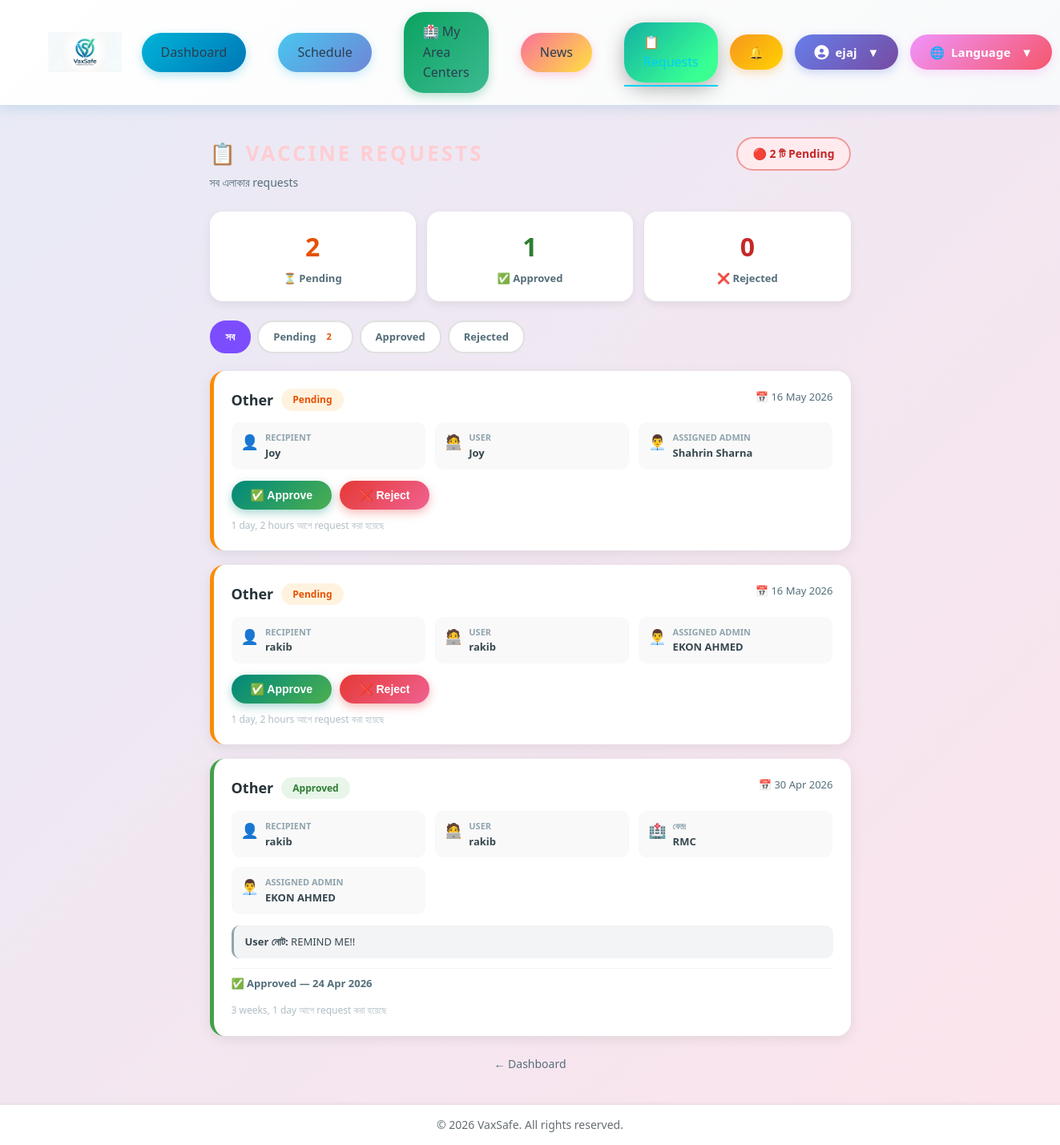
The page /vaccine-requests/admin/ (signed in) on the database its author committed.
### vaxsafe/models.py (models this page shows, shortened)
class VaccineRequest(models.Model):
    STATUS_CHOICES = [
        ('Pending',  'Pending'),
        ('Approved', 'Approved'),
        ('Rejected', 'Rejected'),
    ]
    user = models.ForeignKey(
        User, on_delete=models.CASCADE, related_name='vaccine_requests'
    )
    family_member = models.ForeignKey(
        'FamilyMember', on_delete=models.SET_NULL,
        null=True, blank=True, related_name='vaccine_requests'
    )
    vaccine_name = models.CharField(max_length=200)
    preferred_date = models.DateField(null=True, blank=True, help_text="পছন্দের তারিখ")
    preferred_center = models.CharField(max_length=200, blank=True, null=True)
    note = models.TextField(blank=True, null=True)
    assigned_admin = models.ForeignKey(
        User, on_delete=models.SET_NULL,
        null=True, blank=True, related_name='assigned_vaccine_requests'
    )
    status     = models.CharField(max_length=20, choices=STATUS_CHOICES, default='Pending')
    admin_note = models.TextField(blank=True, null=True, help_text="Admin এর Response / Note")
    created_at = models.DateTimeField(auto_now_add=True)
    updated_at = models.DateTimeField(auto_now=True)
    class Meta:
        ordering            = ['-created_at']
        verbose_name        = 'Vaccine Request'
        verbose_name_plural = 'Vaccine Requests'
    def get_recipient_name(self):
        if self.family_member:
            return self.family_member.name
        return self.user.get_full_name() or self.user.username

### vaxsafe/views.py (the view)
@login_required
def admin_vaccine_requests(request):
    if not (request.user.is_staff or request.user.is_superuser):
        messages.error(request, "❌ শুধুমাত্র Admin এই পেজ দেখতে পারবেন।")
        return redirect('dashboard')
    if request.user.is_superuser:
        requests_qs = VaccineRequest.objects.all().select_related(
            'user', 'family_member', 'assigned_admin'
        )
    else:
        requests_qs = VaccineRequest.objects.filter(
            assigned_admin=request.user
        ).select_related('user', 'family_member')
    status_filter = request.GET.get('status', '')
    if status_filter:
        requests_qs = requests_qs.filter(status=status_filter)
    requests_qs = requests_qs.order_by('-created_at')
    return render(request, 'htmlpages/admin_vaccine_requests.html', {
        'vaccine_requests': requests_qs,
        'pending_count':    requests_qs.filter(status='Pending').count(),
        'approved_count':   requests_qs.filter(status='Approved').count(),
        'rejected_count':   requests_qs.filter(status='Rejected').count(),
        'status_filter':    status_filter,
        'title':            'Vaccine Requests (Admin)',
        'is_superuser':     request.user.is_superuser,
    })

### templates/htmlpages/admin_vaccine_requests.html (shortened to what this page needs)
{% extends 'base_log.html' %}
{% block body_class %}page-admin_vaccine_requests{% endblock %}
{% load static %}
{% block content %}
<div class="admin-requests-page">
  <div class="admin-container">
    <div class="page-header">
      <div class="header-left">
        <h1>📋 Vaccine Requests</h1>
        <p>
          {% if is_superuser %}সব এলাকার requests{% else %}আপনার এলাকার requests{% endif %}
        </p>
      </div>
      {% if area_pending_count > 0 %}
        <div class="alert-badge">
          🔴 {{ area_pending_count }} টি Pending
        </div>
      {% endif %}
    </div>
    <div class="stats-row">
      <div class="stat pending"><div class="num">{{ pending_count }}</div><div class="lbl">⏳ Pending</div></div>
      <div class="stat approved"><div class="num">{{ approved_count }}</div><div class="lbl">✅ Approved</div></div>
      <div class="stat rejected"><div class="num">{{ rejected_count }}</div><div class="lbl">❌ Rejected</div></div>
    </div>
    <div class="filter-tabs">
      <a href="?status=" class="tab {% if not status_filter %}tab-active{% endif %}">সব</a>
      <a href="?status=Pending" class="tab {% if status_filter == 'Pending' %}tab-active{% endif %}">
        Pending {% if pending_count > 0 %}<span class="tab-count">{{ pending_count }}</span>{% endif %}
      </a>
      <a href="?status=Approved" class="tab {% if status_filter == 'Approved' %}tab-active{% endif %}">Approved</a>
      <a href="?status=Rejected" class="tab {% if status_filter == 'Rejected' %}tab-active{% endif %}">Rejected</a>
    </div>
    {% if vaccine_requests %}
      <div class="requests-list">
        {% for vr in vaccine_requests %}
          <div class="req-card {% if vr.status == 'Approved' %}card-ok{% elif vr.status == 'Rejected' %}card-no{% else %}card-wait{% endif %}">
            <div class="req-top">
              <div class="req-info">
                <h3>{{ vr.vaccine_name }}</h3>
                <span class="status-pill status-{{ vr.status|lower }}">{{ vr.status }}</span>
              </div>
              <div class="req-meta">
                <span>📅 {{ vr.preferred_date|date:"d M Y" }}</span>
              </div>
            </div>
            <div class="req-details">
              <div class="detail-item">
                <span class="detail-icon">👤</span>
                <div>
                  <div class="detail-label">Recipient</div>
                  <div class="detail-value">{{ vr.get_recipient_name }}</div>
                </div>
              </div>
              <div class="detail-item">
                <span class="detail-icon">🧑‍💻</span>
                <div>
                  <div class="detail-label">User</div>
                  <div class="detail-value">{{ vr.user.get_full_name|default:vr.user.username }}</div>
                </div>
              </div>
              {% if vr.preferred_center %}
              <div class="detail-item">
                <span class="detail-icon">🏥</span>
                <div>
                  <div class="detail-label">কেন্দ্র</div>
                  <div class="detail-value">{{ vr.preferred_center }}</div>
                </div>
              </div>
              {% endif %}
              {% if is_superuser and vr.assigned_admin %}
              <div class="detail-item">
                <span class="detail-icon">👨‍💼</span>
                <div>
                  <div class="detail-label">Assigned Admin</div>
                  <div class="detail-value">{{ vr.assigned_admin.get_full_name|default:vr.assigned_admin.username }}</div>
                </div>
              </div>
              {% endif %}
            </div>
            {% if vr.note %}
              <div class="user-note">
                <strong>User নোট:</strong> {{ vr.note }}
              </div>
            {% endif %}
            {% if vr.status == 'Pending' %}
              <div class="req-actions">
                <form method="post" action="{% url 'approve_vaccine_request' vr.pk %}"
                      onsubmit="return confirmAction('approve')">
                  <button type="button" class="btn-approve"
                          onclick="submitWithNote('approve', {{ vr.pk }}, this)">
                    ✅ Approve
                  </button>
                </form>
                <form method="post" action="{% url 'reject_vaccine_request' vr.pk %}"
                      onsubmit="return confirmAction('reject')">
                  <button type="button" class="btn-reject"
                          onclick="submitWithNote('reject', {{ vr.pk }}, this)">
                    ❌ Reject
                  </button>
                </form>
              </div>
            {% else %}
              <div class="completed-badge">
                {% if vr.status == 'Approved' %}✅ Approved{% else %}❌ Rejected{% endif %}
                — {{ vr.updated_at|date:"d M Y" }}
              </div>
            {% endif %}
            <div class="req-time">{{ vr.created_at|timesince }} আগে request করা হয়েছে</div>
          </div>
        {% endfor %}
      </div>
    {% else %}
      <div class="empty-state">
        <div class="empty-icon">✨</div>
        <h3>কোনো request নেই</h3>
        <p>{% if status_filter %}এই status-এ কোনো request নেই{% else %}কোনো vaccine request আসেনি{% endif %}</p>
      </div>
    {% endif %}
    <a href="{% url 'dashboard' %}" class="back-link">← Dashboard</a>
  </div>
</div>
{% endblock %}

### templates/nav_two.html (shortened to what this page needs)
{% load static %}
<nav class="nav_two">
  <div class="logo">
    <a href="{% url 'dashboard' %}">
      <img src="{% static 'images/logo.png' %}" alt="VaxSafe Logo">
    </a>
  </div>
  <ul class="nav-links">
    <li><a href="{% url 'dashboard' %}"       class="nav-btn nav-btn-1">Dashboard</a></li>
    <li><a href="{% url 'vaccine_schedule' %}" class="nav-btn nav-btn-2">Schedule</a></li>
    <li><a href="{% url 'area_centers' %}"     class="nav-btn nav-btn-3">🏥 My Area Centers</a></li>
    <li><a href="{% url 'news_list' %}"         class="nav-btn nav-btn-4">News</a></li>
    {% if request.user.is_staff or request.user.is_superuser %}
    <li>
      <a href="{% url 'admin_vaccine_requests' %}" class="nav-btn nav-btn-req"
         style="position:relative;" title="Pending Vaccine Requests">
        📋 Requests
      </a>
    </li>
    {% endif %}
    <li class="notif-menu" style="position:relative; display:inline-block;">
      <button class="nav-btn nav-btn-bell" id="notifToggle2"
              onclick="toggleNotifDropdown2(event)" style="position:relative;">
        🔔
      </button>
    </li>
    <li class="profile-menu">
      <button class="nav-btn nav-btn-profile" id="profile-btn"
              onclick="toggleDropdown(event, 'profile-dropdown')">
        <i class="fa fa-user-circle"></i>
        {{ request.user.first_name|default:request.user.username }}
        <span class="dropdown-arrow">▼</span>
      </button>
    </li>
<li class="lang-menu">
  <button class="nav-btn nav-btn-lang" id="lang-btn"
          onclick="toggleDropdown(event, 'lang-dropdown')">
    <span class="lang-globe">🌐</span>
    <span id="lang-current">Language</span>
    <span class="dropdown-arrow">▼</span>
  </button>
</li>
  </ul>
</nav>

### static/css/style.css (style rules this page uses)
:root { --primary-blue: #0077b6; --primary-teal: #00b4d8; --primary-cyan: #48cae4; --secondary-purple: #667eea; --secondary-violet: #764ba2; --secondary-pink: #fa709a; --accent-green: #0ba360; --accent-orange: #ff8c42; --accent-coral: #ff6b6b; --white: #ffffff; --light-gray: #f8f9fa; --medium-gray: #e1e8ed; --dark-gray: #2c3e50; --text-dark: #1a1a1a; --gradient-primary: linear-gradient(135deg, #00b4d8 0%, #0077b6 100%); --gradient-secondary: linear-gradient(135deg, #667eea 0%, #764ba2 100%); --gradient-success: linear-gradient(135deg, #0ba360 0%, #3cba92 100%); --gradient-sunset: linear-gradient(135deg, #fa709a 0%, #fee140 100%); --gradient-ocean: linear-gradient(135deg, #48c6ef 0%, #6f86d6 100%); --shadow-sm: 0 2px 8px rgba(0, 119, 182, 0.1); --shadow-md: 0 4px 15px rgba(0, 119, 182, 0.2); --shadow-lg: 0 8px 25px rgba(0, 119, 182, 0.3); --shadow-hover: 0 12px 35px rgba(0, 119, 182, 0.4); --radius-sm: 8px; --radius-md: 12px; --radius-lg: 16px; --radius-xl: 20px; --radius-full: 50px; --transition-fast: 0.2s ease; --transition-normal: 0.3s ease; --transition-slow: 0.5s ease; }
body { margin: 0; font-family: 'Hind Siliguri', 'Noto Sans Bengali', 'Segoe UI', Tahoma, Geneva, Verdana, sans-serif; color: var(--text-dark); background: var(--light-gray); line-height: 1.6; }
.logo img { height: 100%; max-height: 150px; width: auto; display: block; margin-left: 20px; }
.nav-links a { margin-left: 25px; text-decoration: none; color: var(--dark-gray); font-size: 16px; font-weight: 500; transition: color var(--transition-fast); position: relative; }
.nav-links a::after { content: ''; position: absolute; bottom: -5px; left: 0; width: 0; height: 2px; background: var(--primary-teal); transition: width var(--transition-normal); }
.nav-links a:hover::after, .nav-links a.active::after { width: 100%; }
.nav-links a:hover, .nav-links a.active { color: var(--primary-teal); }
.dropdown-arrow { margin-left: auto; transition: transform var(--transition-normal); }
body.page-admin_vaccine_requests { background:linear-gradient(135deg,#232526 0%,#8b0000 100%);min-height:100vh;color:#f5f5f5 }
body.page-admin_vaccine_requests h1,body.page-admin_vaccine_requests h2 { color:#ffcdd2;text-transform:uppercase;letter-spacing:3px }

### templates/base_log.html (style rules this page uses)
*, *::before, *::after { box-sizing: border-box; }
body { margin: 0; font-family: 'Segoe UI', Tahoma, Geneva, Verdana, sans-serif; background: #f4f6f9; color: #2c3e50; display: flex; flex-direction: column; min-height: 100vh; }

### rows shown on the page
VaccineRequest: vaccine_name "Other", status "Pending", preferred_date "16 May 2026", get_recipient_name "Joy", user.get_full_name "Joy", assigned_admin.get_full_name "Shahrin Sharna", created_at "1 day, 2 hours"
VaccineRequest: vaccine_name "Other", status "Pending", preferred_date "16 May 2026", get_recipient_name "rakib", user.get_full_name "rakib", assigned_admin.get_full_name "EKON AHMED", created_at "1 day, 2 hours"
VaccineRequest: vaccine_name "Other", status "Approved", preferred_date "30 Apr 2026", get_recipient_name "rakib", user.get_full_name "rakib", preferred_center "RMC", assigned_admin.get_full_name "EKON AHMED", note "REMIND ME!!", shows "✅ Approved", updated_at "24 Apr 2026", created_at "3 weeks, 1 day"

### other values the page prints
{{ request.user.first_name|default:request.user.username }} "ejaj"
{{ area_pending_count }} "2"
{{ pending_count }} "2"
{{ approved_count }} "1"
{{ rejected_count }} "0"
